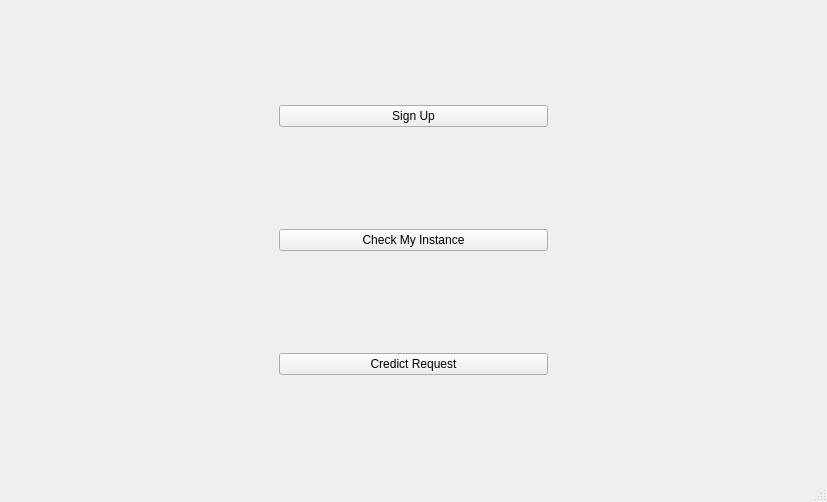
<?xml version="1.0" encoding="UTF-8"?>
<ui version="4.0">
 <class>MainWindow</class>
 <widget class="QMainWindow" name="MainWindow">
  <property name="geometry">
   <rect>
    <x>0</x>
    <y>0</y>
    <width>827</width>
    <height>502</height>
   </rect>
  </property>
  <property name="windowTitle">
   <string>MainWindow</string>
  </property>
  <widget class="QWidget" name="centralwidget">
   <layout class="QGridLayout" name="gridLayout">
    <item row="0" column="1">
     <widget class="QPushButton" name="AddClient">
      <property name="text">
       <string>Sign Up</string>
      </property>
     </widget>
    </item>
    <item row="1" column="2">
     <spacer name="horizontalSpacer">
      <property name="orientation">
       <enum>Qt::Horizontal</enum>
      </property>
      <property name="sizeHint" stdset="0">
       <size>
        <width>40</width>
        <height>20</height>
       </size>
      </property>
     </spacer>
    </item>
    <item row="1" column="0">
     <spacer name="horizontalSpacer_2">
      <property name="orientation">
       <enum>Qt::Horizontal</enum>
      </property>
      <property name="sizeHint" stdset="0">
       <size>
        <width>40</width>
        <height>20</height>
       </size>
      </property>
     </spacer>
    </item>
    <item row="2" column="1">
     <widget class="QPushButton" name="CheckClient">
      <property name="sizePolicy">
       <sizepolicy hsizetype="Minimum" vsizetype="Fixed">
        <horstretch>0</horstretch>
        <verstretch>0</verstretch>
       </sizepolicy>
      </property>
      <property name="text">
       <string>Credict Request</string>
      </property>
     </widget>
    </item>
    <item row="1" column="1">
     <widget class="QPushButton" name="SearchClient">
      <property name="sizePolicy">
       <sizepolicy hsizetype="Expanding" vsizetype="Fixed">
        <horstretch>0</horstretch>
        <verstretch>0</verstretch>
       </sizepolicy>
      </property>
      <property name="text">
       <string>Check My Instance</string>
      </property>
     </widget>
    </item>
   </layout>
  </widget>
  <widget class="QMenuBar" name="menubar">
   <property name="geometry">
    <rect>
     <x>0</x>
     <y>0</y>
     <width>827</width>
     <height>21</height>
    </rect>
   </property>
  </widget>
  <widget class="QStatusBar" name="statusbar"/>
 </widget>
 <resources/>
 <connections/>
</ui>
